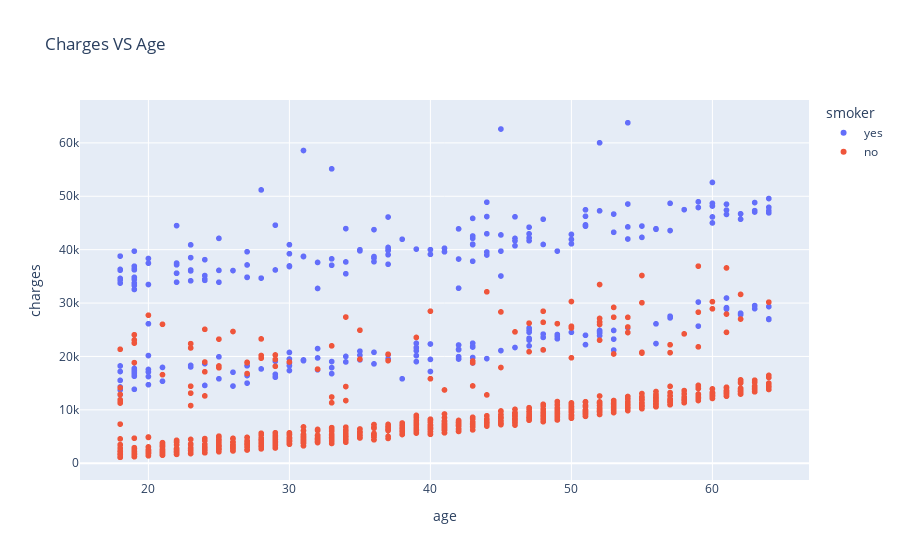

Notebook code for this chart:
### Markdown cell above
let's visualize the relationship between charges and age. We will use a scatter plot. We'll also use the values from the 'smoker' column to color the points

### Code cell
px.scatter(df,x='age',y='charges',color='smoker',title='Charges VS Age')

### Figure 1 — Plotly figure (JSON) as saved in the notebook; plotly's stock layout.template omitted (floating-point values rounded to 4 significant figures; data arrays with more than 128 entries replaced by an {"elided": "..."} marker saying what was removed)
{"data": [{"hovertemplate": "smoker=yes<br>age=%{x}<br>charges=%{y}<extra></extra>", "legendgroup": "yes", "marker": {"color": "#636efa", "symbol": "circle"}, "mode": "markers", "name": "yes", "showlegend": true, "type": "scattergl", "x": {"elided": "274 int values"}, "xaxis": "x", "y": {"elided": "274 float values"}, "yaxis": "y"}, {"hovertemplate": "smoker=no<br>age=%{x}<br>charges=%{y}<extra></extra>", "legendgroup": "no", "marker": {"color": "#EF553B", "symbol": "circle"}, "mode": "markers", "name": "no", "showlegend": true, "type": "scattergl", "x": {"elided": "1064 int values"}, "xaxis": "x", "y": {"elided": "1064 float values"}, "yaxis": "y"}], "layout": {"legend": {"title": {"text": "smoker"}, "tracegroupgap": 0}, "title": {"text": "Charges VS Age"}, "xaxis": {"anchor": "y", "domain": [0, 1], "title": {"text": "age"}}, "yaxis": {"anchor": "x", "domain": [0, 1], "title": {"text": "charges"}}}}
